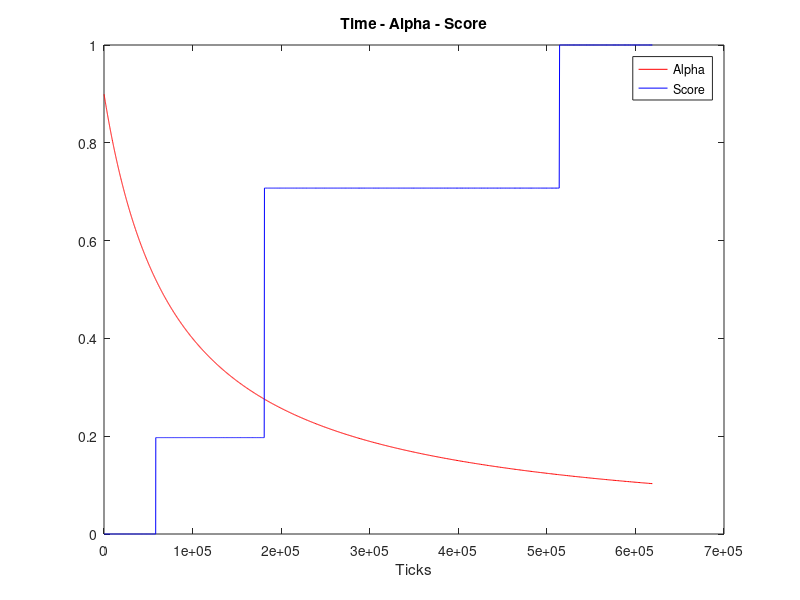

Reproduce this figure in MATLAB. (Note: this script raises an error after producing the figure.)
%% ***********************
%
clear all 
clc

datos = load('time_alpha_score.csv');

datos_media = datos(:,3);

step = 500;

for index=1:step:length(datos_media)+1
    
   if index+step > length(datos_media)
       media = mean(datos_media(index:length(datos_media), 1));
       datos_media(index:length(datos_media), 1) = media;
   else
       media = mean(datos_media(index:index+step, 1));
       datos_media(index:index+step, 1) = media;
   end
   

end

plot(datos(:,1), datos(:,2), 'r')
hold on;
plot(datos(:,1),mat2gray(datos_media), 'b')
legend({'Alpha', 'Score'})
title('Time - Alpha - Score')
xlabel('Ticks')

%% ********************
%
clear all 
clc

datos = load('VisitedStates.csv');

sumatorio = sum(datos,2);

plot(1:200, sumatorio);



